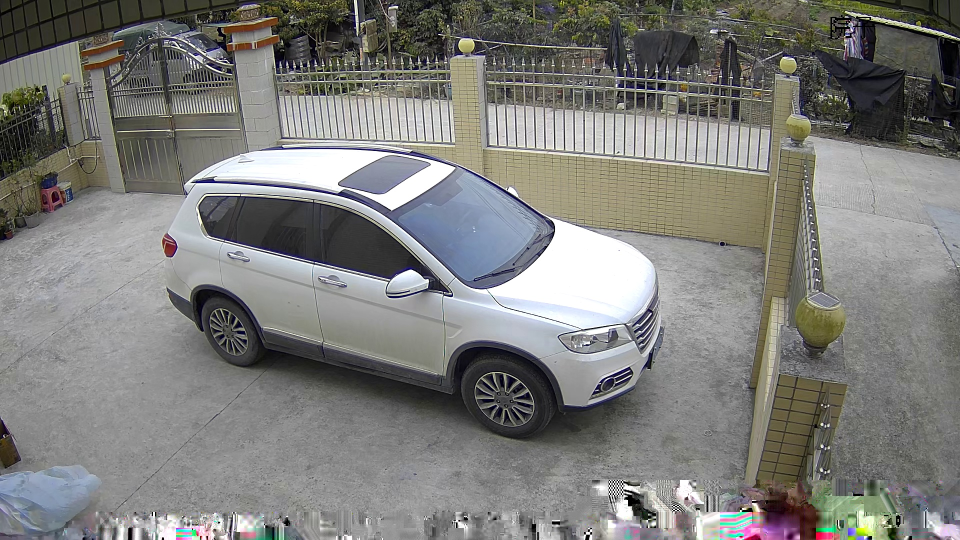
#> input picture data/frames/2023-10-05/cam_main_1696487538.938.jpg, 1920 x 1080 px (shown at 1/2 size); its folder holds only this picture in this run
$ python -i motion.py   (imports and definitions only)
#> lines starting #> are read from the running program, lines starting #| are printed output that depends on the picture
#> further down, picture is the input picture: shape (1080, 1920, 3); mean B, G, R 122.7, 125.7, 125.8
"""
Enhanced Motion Detection Module - Multi-strategy detection for VLM gating.

Features:
- Illumination compensation (光照补偿)
- Cumulative change tracking (累积变化)
- Grid-based detection (分块检测)
- Motion trend analysis (运动趋势)
- Adaptive thresholding (自适应阈值)
"""
import cv2
import numpy as np
import logging
from typing import Dict, List, Tuple, Optional
from collections import deque

logger = logging.getLogger(__name__)


class EnhancedMotionDetector:
    """
    Enhanced motion detector with multiple detection strategies.

    Detection Modes:
    - standard: Basic frame differencing (fast, low accuracy)
    - enhanced: + illumination compensation + grid detection
    - intelligent: + cumulative tracking + trend analysis (best accuracy)
    """

    def __init__(
        self,
        mode: str = "enhanced",
        history_size: int = 10,
        grid_size: int = 4,
        cumulative_window: int = 5,
    ):
        """
        Initialize enhanced motion detector.

        Args:
            mode: Detection mode ("standard", "enhanced", "intelligent")
            history_size: Number of frames for moving average
            grid_size: Grid divisions for block detection (e.g., 4 = 4x4 grid)
            cumulative_window: Frames to track for cumulative change
        """
        self.mode = mode
        self.history_size = history_size
        self.grid_size = grid_size
        self.cumulative_window = cumulative_window

        # Basic detection state
        self.prev_gray = None
        self.blur_ksize = (21, 21)
        self._history = deque(maxlen=history_size)

        # Illumination tracking
        self.prev_brightness = None
        self.brightness_history = deque(maxlen=10)

        # Cumulative change tracking
        self.cumulative_changes = deque(maxlen=cumulative_window)

        # Motion trend analysis
        self.motion_scores = deque(maxlen=10)

        # Consecutive minor motion (for continuous small movements)
        self.consecutive_minor_motion = 0

        # Statistics
        self.stats = {
            "total_detections": 0,
            "illumination_compensations": 0,
            "grid_triggers": 0,
            "cumulative_triggers": 0,
            "cumulative_triggers": 0,
            "trend_triggers": 0,
            "continuous_triggers": 0,
        }

        logger.info(f"EnhancedMotionDetector initialized: mode={mode}, grid={grid_size}x{grid_size}")

    def detect(self, frame: np.ndarray, threshold: float = 5.0) -> float:
        """
        Detect motion with selected strategy.

        Args:
            frame: Input BGR frame
            threshold: Base threshold percentage

        Returns:
            float: Motion score (0-100), adjusted by detection mode
        """
#> called with threshold = 5
        if frame is None:
            return 0.0

        self.stats["total_detections"] += 1

        # Convert to grayscale
        gray = cv2.cvtColor(frame, cv2.COLOR_BGR2GRAY)
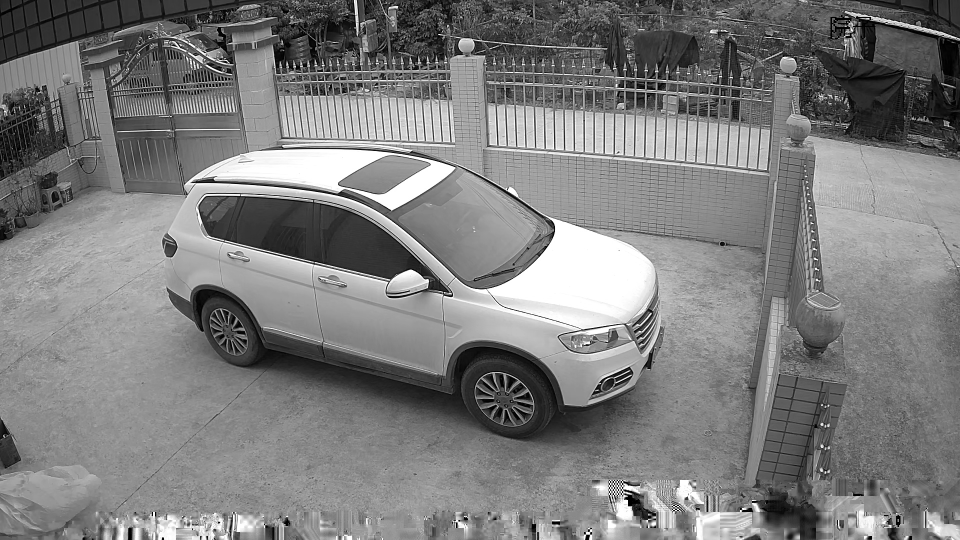
#> gray: shape (1080, 1920) (shown at 1/2 size); min 0, max 255, mean 125.4
        gray = cv2.GaussianBlur(gray, self.blur_ksize, 0)
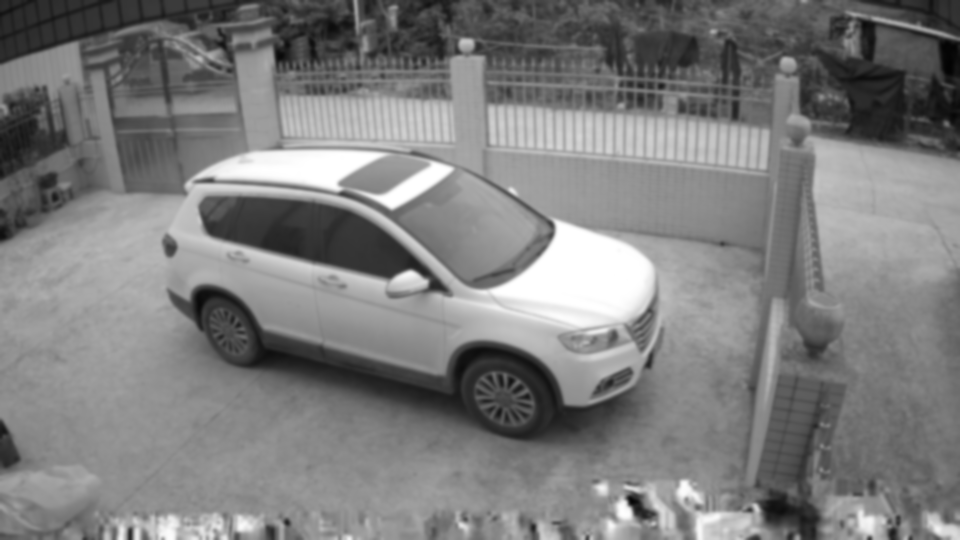
#> gray: shape (1080, 1920) (shown at 1/2 size); min 3, max 255, mean 125.4

        if self.prev_gray is None:
            self.prev_gray = gray
            self.prev_brightness = np.mean(gray)
#> self.prev_brightness = 125.4
            return 0.0

        # === Mode: Standard ===
        if self.mode == "standard":
            return self._detect_standard(gray)

        # === Mode: Enhanced ===
        elif self.mode == "enhanced":
            return self._detect_enhanced(gray, frame, threshold)

        # === Mode: Intelligent ===
        elif self.mode == "intelligent":
            return self._detect_intelligent(gray, frame, threshold)

        else:
            logger.warning(f"Unknown mode: {self.mode}, falling back to standard")
            return self._detect_standard(gray)

    # [224 lines left out: functions _detect_standard, _detect_enhanced, _detect_intelligent, _detect_grid, should_trigger, get_stats and 1 more, not called in this run]


# Backward compatibility alias
MotionDetector = EnhancedMotionDetector

>>> import cv2
>>> picture = cv2.imread('../../data/frames/2023-10-05/cam_main_1696487538.938.jpg')
>>> result = EnhancedMotionDetector().detect(picture)
#> result = 0
